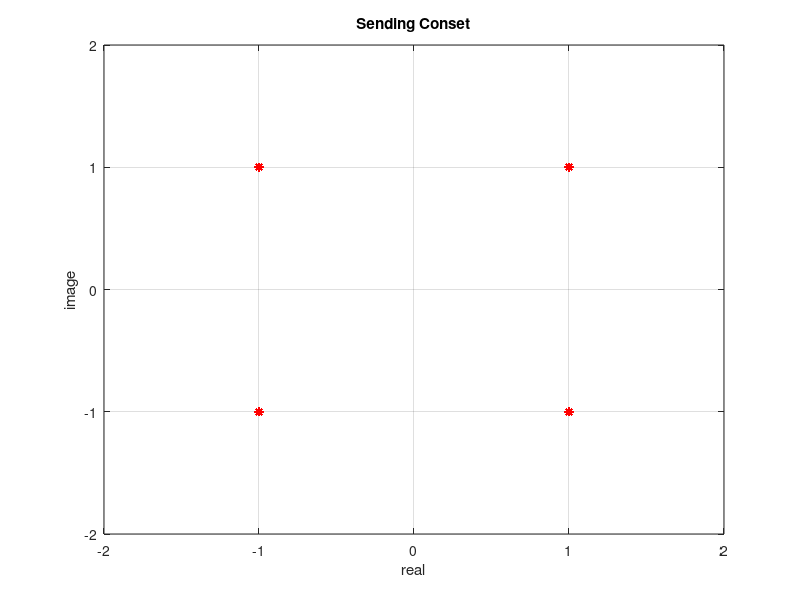

MATLAB code for this plot: (Note: this script raises an error after producing the figure.)
%File:timing_syn.m timing synchronization 
clc 
clear 
Data_Len = 2000; 
 
Fs = 3840000*8;                  % Sampling Frequency 
Fd = 3840000;                  % Symbol Frequency 
SNR = 30;                   % S/N Ratio for Chanel Simulatioin  
RolloffCoef = 0.22;         % Roll Off Coeff. 
T_Gain = 0.02;              % TED Loop Gain 
 
Ratio = Fs/Fd/2;            % = Ts/Td/2  
Offset = 32;                %  
 
timing_error = 0; 
datalen = Fs / Fd * (Data_Len - Offset); 
displaysize  = 128; 
ted_out = zeros(1,displaysize); 
Interp_Pos = 2*Ratio + Ratio; 
Rec_out = zeros(1,displaysize); 
 
disp('1 Data Send'); 
%1+++++++++++++Data Source+++++++++++++++++++ 
disp('  1.1 Data Source'); 
x = (-1).^(rand(1,Data_Len)>0.5) + j * (-1).^(rand(1,Data_Len)>0.5); 
 
figure(1) 
plot(x,'r*'); 
xlabel('real') 
ylabel('image') 
xlim([-2.0 2.0]); 
ylim([-2.0 2.0]); 
title('Sending Conset') 
grid on; 
 
%+++++++++++++pulse shaping+++++++++++++++++++ 
%        Using Rolloff Setting 
%+++++++++++++++++++++++++++++++++++++++++++++ 
disp('  1.2 Pulse Shaping'); 
x_t=rcosflt(x,Fd,Fs,'sqrt',RolloffCoef); 
 
%+++++++++++++channel simulation++++++++++++++ 
%   Add White Offsetoise Using SOffsetR Setting         
%+++++++++++++++++++++++++++++++++++++++++++++ 
disp('2 Channel Simulation'); 
c_t = awgn(x_t,SNR,'measured'); 
 
%++++++++++++++++++receive++++++++++++++++++++ 
disp('3 Receive'); 
 
%4++++++++++Matching Filter++++++++++++++++++++ 
disp('  3.1 Matching Filter'); 
%matched_data=rcosflt(r_t,Fd,Fs,'sqrt/Fs',RolloffCoef); 
r_t=rcosflt(c_t,Fd,Fs,'sqrt/Fs',RolloffCoef); 
matched_data=[r_t(Offset+1:end-Offset)]; 
 
%++++++++++++Timing Recovery+++++++++++++++++++ 
% =======Gardner Timing Recovery===============  
%  TE(k)={Y[(k-1)Td]-Y[kTd])*Y[(kTd-Td/2] 
% =======Parabolic Interpolation===============  
%     C_2 =  0.5 * mu^2 - 0.5 * mu; 
%     C_1 = -0.5 * mu^2 + ( 0.5 + 1 ) * mu; 
%     C0  = -0.5 * mu^2 + ( 0.5 - 1 ) * mu + 1; 
%     C1  =  0.5 * mu^2 - 0.5 * mu; 
%+++++++++++++++++++++++++++++++++++++++++++++++ 
disp('  3.2 Timing Recovery'); 
C_2 = inline('0.5*u^2-0.5*u'); 
C_1 = inline('-0.5*u^2+1.5*u'); 
C0  = inline('-0.5*u^2-0.5*u+1'); 
C1  = inline('0.5*u^2-0.5*u'); 
 
ted_data1 = matched_data(Offset); 
ted_data2 = matched_data(Offset+Ratio); 
 
% hp = timing_prefilter(T,Ti,2,beta); 
k = 1; 
count = 0; 
 
while(  Interp_Pos < ( datalen - 6 ) ) 
    %++++++++++++The first half++++++++++++++++++ 
    mk = floor(Interp_Pos);         % Integer Part 
    uk = Interp_Pos-mk;             % Fraction Part 
     
    C_2u = C_2(uk); 
    C_1u = C_1(uk); 
    C0u  = C0(uk); 
    C1u  = C1(uk); 
     
    %+++++++++++++++Get Sampling Data+++++++++++++ 
%     data1 = matched_data(mk); 
%     data2 = matched_data(mk+1); 
%     data3 = matched_data(mk+2); 
%     data4 = matched_data(mk+3); 
     
    data1 = matched_data(mk-1); 
    data2 = matched_data(mk); 
    data3 = matched_data(mk+1); 
    data4 = matched_data(mk+2); 
     
    %+++++++++++++Interpolation+++++++++++++++++++ 
    % out = C_2 * in_i(4) + C_1 * in_i(3) + C0 * in_i(2) + C1 * in_i(1); 
    %+++++++++++++++++++++++++++++++++++++++++++++ 
    Interp_data = C_2u * data4 + C_1u * data3 + C0u * data2 + C1u * data1; 
    Rec_out(k) = Interp_data; 
    ted_data3 = Interp_data; 
 
    Interp_Pos = Interp_Pos + Ratio + timing_error;%  
       
    %++++++++++++++Gardner TED+++++++++++++++++++ 
    % temp= ( ted_data1 - ted_data3 ) * ted_data2; 
    %++++++++++++++++++++++++++++++++++++++++++++ 
    temp = ( ted_data1 - ted_data3 ) * conj(ted_data2); 
 
    %++++++++++++++Loop Filter++++++++++++++++++ 
    timing_error = real(temp) * T_Gain; 
    %timing_error = timing_error + real(temp) * T_Gain; 
     
    ted_out(k) = timing_error; 
   
    %+++++++++++++The second half+++++++++++++++ 
    mk = floor(Interp_Pos); 
    uk = Interp_Pos-mk 
     
    C_2u = C_2(uk); 
    C_1u = C_1(uk); 
    C0u  = C0(uk); 
    C1u  = C1(uk); 
     
    %+++++++++++++++Get Sampling Data++++++++++++++ 
%     data1 = matched_data(mk); 
%     data2 = matched_data(mk+1); 
%     data3 = matched_data(mk+2); 
%     data4 = matched_data(mk+3); 
     
    data1 = matched_data(mk-1); 
    data2 = matched_data(mk); 
    data3 = matched_data(mk+1); 
    data4 = matched_data(mk+2); 
    %+++++++++++++++++++Interpolation++++++++++++++ 
    % out = C_2 * in_i(4) + C_1 * in_i(3) + C0 * in_i(2) + C1 * in_i(1); 
    %++++++++++++++++++++++++++++++++++++++++++++++ 
    Interp_data = C_2u * data4 + C_1u * data3 + C0u * data2 + C1u * data1; 
  
    %+++Update Sampling Position(NCO Process)++++ 
    %  NewPosition = OldPosition + Fs/Fd/2 + TED  
    %++++++++++++++++++++++++++++++++++++++++++++ 
    Interp_Pos = Interp_Pos + Ratio + timing_error; 
 
    ted_data1 = ted_data3; 
    ted_data2 = Interp_data;   
 
    k = k + 1; 
    count = count + 1; 
    if count==displaysize 
        count = 0; 
        k = 1; 
        figure(2); 
        plot(Rec_out,'r*'); 
        xlabel('real') 
        ylabel('image') 
        xlim([-2.0 2.0]); 
        ylim([-2.0 2.0]); 
        title('Receiving Conset') 
        grid on; 
 
        figure(3); 
        plot(ted_out,'r+'); 
        ylim([-0.2 0.2]); 
        title('TED Error') 
        grid on; 
        pause(0.1); 
    end 
end 
figure(3); 
stem(Rec_out); 
grid; 
